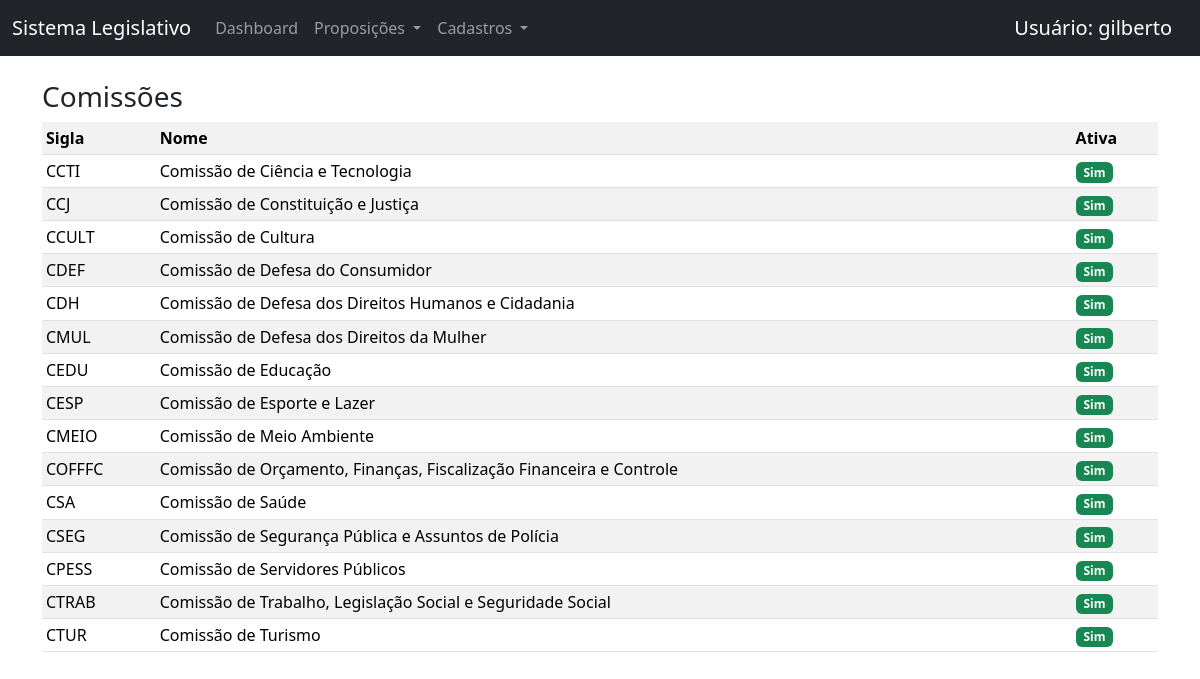
Screenshot of /comissoes/ (signed in) with the database file from the repository.
### www/models.py (models this page shows, shortened)
class Comissao(models.Model):
    sigla = models.CharField(max_length=20, unique=True)
    nome = models.CharField(max_length=255)
    ativa = models.BooleanField(default=True)
    class Meta:
        ordering = ["nome"]

### www/views.py (the view)
# urls.py: path("comissoes/", ComissaoListView.as_view(), name="comissao_list"),
class ComissaoListView(LoginRequiredMixin, ListView):
    model = Comissao
    template_name = "www/comissao_list.html"
    paginate_by = 20

### www/templates/www/comissao_list.html (shortened to what this page needs)
{% extends "base.html" %}
{% block content %}
<h3>Comissões</h3>
<table class="table table-striped table-sm">
    <tr>
        <th>Sigla</th>
        <th>Nome</th>
        <th>Ativa</th>
    </tr>
    {% for comissao in object_list %}
    <tr>
        <td>{{ comissao.sigla }}</td>
        <td>{{ comissao.nome }}</td>
        <td>
            {% if comissao.ativa %}
                <span class="badge bg-success">Sim</span>
            {% else %}
                <span class="badge bg-secondary">Não</span>
            {% endif %}
        </td>
    </tr>
    {% empty %}
    <tr>
        <td colspan="3" class="text-muted">
            Nenhuma comissão cadastrada
        </td>
    </tr>
    {% endfor %}
</table>
{% endblock %}

### www/templates/base.html (shortened to what this page needs)
<!DOCTYPE html>
<html lang="pt-br">
<head>
    <link href="https://cdn.jsdelivr.net/npm/bootstrap@5.3.2/dist/css/bootstrap.min.css" rel="stylesheet">
</head>
<body>
  <nav class="navbar navbar-expand-lg navbar-dark bg-dark mb-4">
    <div class="container-fluid">
      <a class="navbar-brand" href="{% url 'dashboard' %}">
          Sistema Legislativo
      </a>
      <div class="collapse navbar-collapse" id="navbarNav">
        <ul class="navbar-nav me-auto">
          <li class="nav-item">
            <a class="nav-link" href="{% url 'dashboard' %}">Dashboard</a>
          </li>
          <li class="nav-item dropdown">
            <a class="nav-link dropdown-toggle" href="#" role="button"
               data-bs-toggle="dropdown">
              Proposições
            </a>
          </li>
          <li class="nav-item dropdown">
            <a class="nav-link dropdown-toggle" href="#" role="button"
               data-bs-toggle="dropdown">
              Cadastros
            </a>
          </li>
        </ul>
      </div>
      <div class="navbar-brand">
        Usuário: {{ user.username }}
      </div>
    </div>
  </nav>
  <div class="container">
      {% block content %}{% endblock %}
  </div>
</body>
</html>

### rows the page displays
Comissao: sigla "CCTI", nome "Comissão de Ciência e Tecnologia", ativa "Sim"
Comissao: sigla "CCJ", nome "Comissão de Constituição e Justiça", ativa "Sim"
Comissao: sigla "CCULT", nome "Comissão de Cultura", ativa "Sim"
Comissao: sigla "CDEF", nome "Comissão de Defesa do Consumidor", ativa "Sim"
Comissao: sigla "CDH", nome "Comissão de Defesa dos Direitos Humanos e Cidadania", ativa "Sim"
Comissao: sigla "CMUL", nome "Comissão de Defesa dos Direitos da Mulher", ativa "Sim"
Comissao: sigla "CEDU", nome "Comissão de Educação", ativa "Sim"
Comissao: sigla "CESP", nome "Comissão de Esporte e Lazer", ativa "Sim"
Comissao: sigla "CMEIO", nome "Comissão de Meio Ambiente", ativa "Sim"
Comissao: sigla "COFFFC", nome "Comissão de Orçamento, Finanças, Fiscalização Financeira e Controle", ativa "Sim"
Comissao: sigla "CSA", nome "Comissão de Saúde", ativa "Sim"
Comissao: sigla "CSEG", nome "Comissão de Segurança Pública e Assuntos de Polícia", ativa "Sim"
Comissao: sigla "CPESS", nome "Comissão de Servidores Públicos", ativa "Sim"
Comissao: sigla "CTRAB", nome "Comissão de Trabalho, Legislação Social e Seguridade Social", ativa "Sim"
Comissao: sigla "CTUR", nome "Comissão de Turismo", ativa "Sim"

### other values shown
{{ user.username }} "gilberto"
